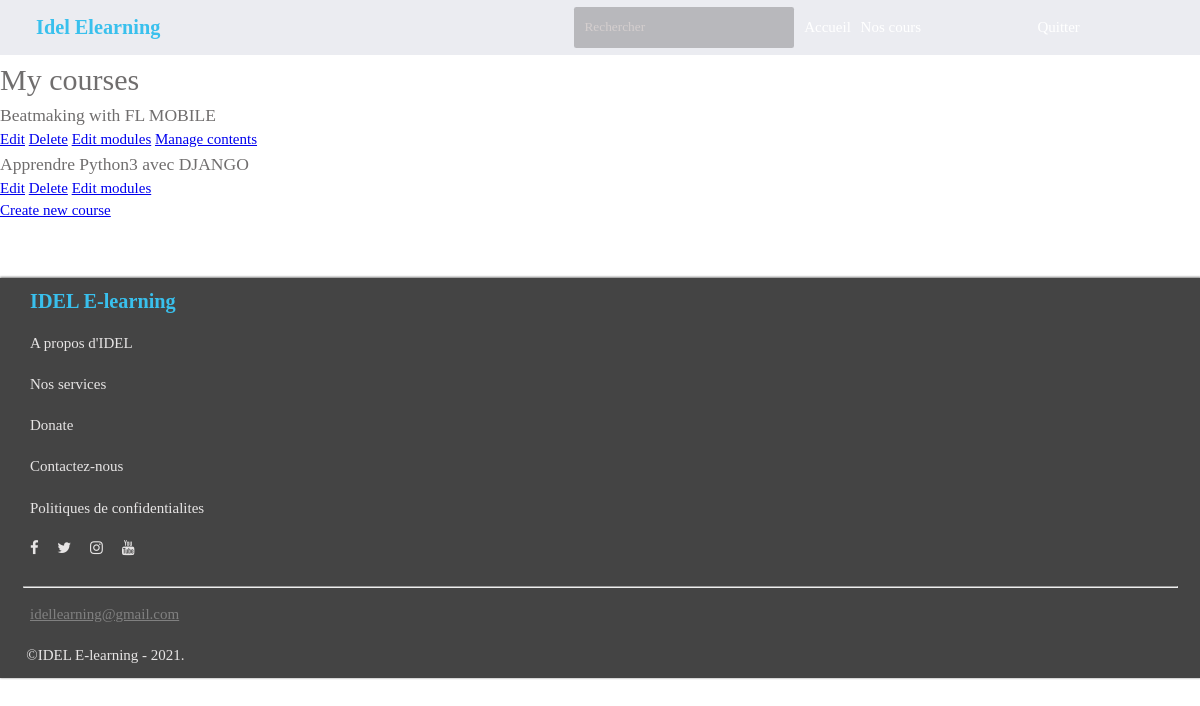
Page /courses/mine/ (signed in) on the earlier database version.
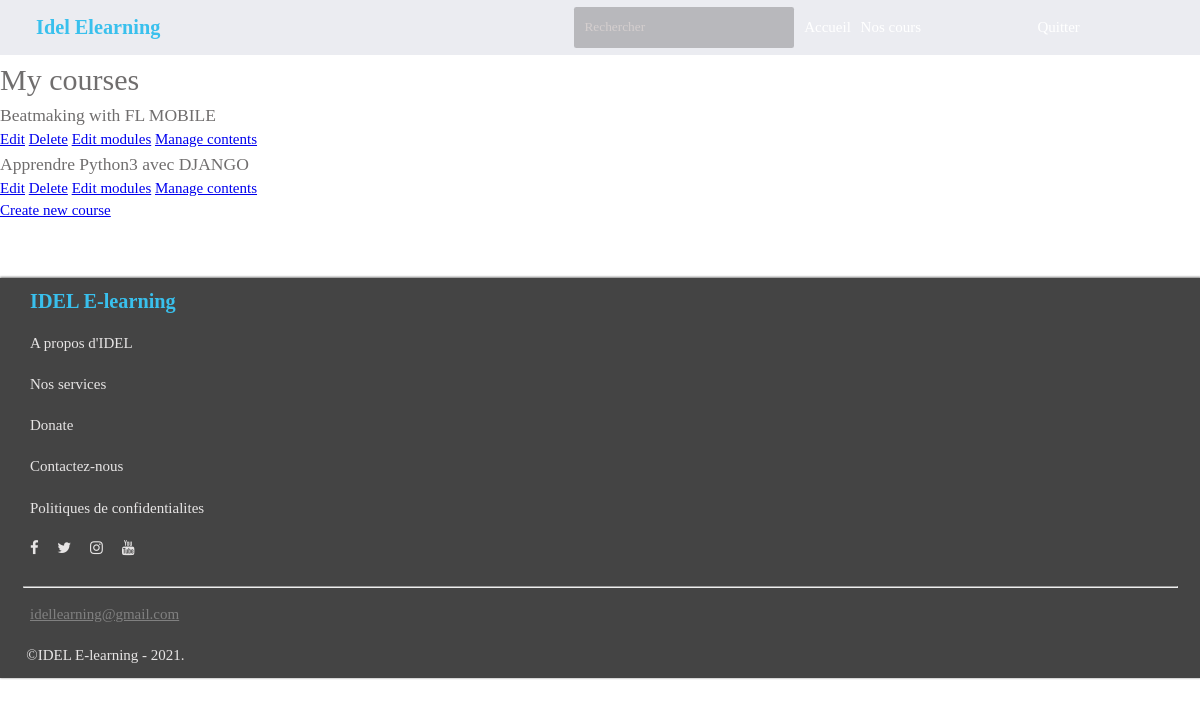
Same page on the later database version.
### courses/models.py (models this page shows, shortened)
class Course(models.Model):
    students = models.ManyToManyField(User, related_name='course_joined', blank=True)
    owner = models.ForeignKey(User, on_delete=models.CASCADE, related_name='course_created')
    subject = models.ForeignKey(Subject, on_delete=models.CASCADE, related_name='courses')
    title = models.CharField(max_length=200)
    slug = models.SlugField(max_length=200, unique=True)
    views = models.PositiveIntegerField(default=1)
    price = models.PositiveIntegerField(null=True, blank=True)
    photo = models.ImageField(upload_to='images/')
    paid = models.BooleanField(default=False)
    overview = models.TextField()
    created = models.DateTimeField(auto_now_add=True)
    class Meta:
        ordering = ['created']

### courses/views.py (the view)
# urls.py: path('mine/', views.ManageCourseListView.as_view(), name='manage_course_list'),
class ManageCourseListView(OwnerCourseMixin, ListView):
    template_name = 'courses/manage/course/list.html'
    permission_required = 'courses.view_course'

### courses/views.py (called while the page is built)
    def get_queryset(self):
        qs = super().get_queryset()
        return qs.filter(owner=self.request.user)

### courses/templates/courses/manage/course/list.html (shortened to what this page needs)
{% extends 'base.html' %}
{% block content %}
    <h1>My courses</h1>
    <div>
        {% for course in object_list %}
            <div>
                <h3>{{ course.title }}</h3>
                <p>
                    <a href="{% url 'course_edit' course.id %}">Edit</a>
                    <a href="{% url 'course_delete' course.id %}">Delete</a>
                    <a href="{% url 'course_module_update' course.id %}">Edit modules</a>
                    {% if course.modules.count > 0 %}
                        <a href="{% url 'module_content_list' course.modules.first.id %}">Manage contents</a>
                    {% endif %}
                </p>
            </div>
            {% empty %}
            <p>You have not created any courss yet.</p>
        {% endfor %}
        <p>
            <a href="{% url 'course_create' %}">Create new course</a>
        </p>
    </div>
{% endblock %}

### templates/base.html (shortened to what this page needs)
{% load static %}
<!DOCTYPE html>
<html lang="fr">
{% load pwa %}
<head>
    <link rel="stylesheet" href="{% static 'font-awesome-4.7.0/css/font-awesome.css' %}">
    <link rel="stylesheet" href="{% static 'style.css' %}">
</head>
<body>
    {% block header%}
    <header>
        <nav class="navbar">
            <div class="navbar_l">
                <a href="" class="brand">Idel Elearning</a>
                <ul class="nav nav-toggler">
                    <li>
                        <form class="nav-form"><input type="text" placeholder="Rechercher"></form>
                    </li>
                    <li class="item">
                        <a class="link" href="{% url 'home' %}">Accueil</a>
                    </li>
                    <li class="item">
                        <a class="link" href="{% url 'course_list' %}">Nos cours</a>
                    </li>
                </ul>
            </div>
            <div class="">
                <ul class="nav nav-toggler">
                    {% if request.user.is_authenticated %}
                        <li><a class="link" href="{% url 'logout' %}">Quitter</a></li>
                    {% else %}
                        <li><a class="link btn b_yellow c_black" href="{% url 'student_login' %}">Nous-joindre</a></li>
                    {% endif %}
                </ul>
            </div>
        </nav>
    </header>
    {% endblock %}
    <div class="wrapper-fluid xxx">{% block content %}{% endblock %}</div>
    {% block footer %}
        <footer id="foo">
            <div class="wrapper">
                <h2 class="p-2 brand">IDEL E-learning</h2>
                <ul class="list-footer">
                    <li><a href="#">A propos d'IDEL</a></li>
                    <li><a href="#">Nos services</a></li>
                    <li><a href="#">Donate</a></li>
                    <li><a href="#">Contactez-nous</a></li>
                    <li><a href="#">Politiques de confidentialites</a></li>
                    <li>
                        <a href="#"><i class="fa fa-facebook"></i></a>
                        <a href="#"><i class="fa fa-twitter"></i></a>
                        <a href="#"><i class="fa fa-instagram"></i></a>
                        <a href="#"><i class="fa fa-youtube"></i></a>
                    </li>
                </ul>
                <hr style="background-color: #cccccc;">
                <p class="p-2" ><a href="mailto=#" style="color: grey;" >idellearning@gmail.com</a></p>
                <p class="p-1">&copy;IDEL E-learning - 2021.</p>
            </div>
        </footer>
    {% endblock %}
</body>
</html>

### static/style.css (style rules this page uses)
*, *::before, *::after { box-sizing: border-box; padding: 0; margin: 0; font-weight: 200; }
html, body { height: 100%; font-size: 15px; font-family: "jae"; color: rgb(112, 110, 110); line-height: 1.5; }
.navbar { position: fixed; top: 0; width: 100%; background: #EBECF1; z-index: 900; }
.brand { font-size: 1.35rem; padding: .25rem .5rem; font-weight: 600; text-decoration: none; line-height: 1.5; color: #39c0ed; }
.link { display: block; text-decoration: none; padding-top: .35rem; padding-bottom: .35rem; color: #ffffff; }
.nav .nav-form { display: block; width: 100%; }
.nav-form [type="text"] { width: 100%; padding: .42em .7rem; border: transparent; outline: 0; background: #00000038; color: #ffffff; height: calc(2rem + .60rem + 2px); border-radius: .15rem; line-height: 1; font-family: 'jae'; }
::placeholder { color: #d4cece; }
.text-none, .brand, a.btn, .link { text-decoration: none; }
.xxx { padding-top: calc(2.45rem + 1.2rem + 2px); }
.wrapper, .wrapper-fluid { display: flex; flex-direction: column; }
.p-1 { padding: .25rem; }
.p-2 { padding: .5rem; }
#foo { background-color: #444444; box-shadow: 0 -1px 2px .5px grey ; color: #e7e5e5; margin-top: 3.75rem; }
#foo .wrapper > * { margin-bottom: .5rem; }
.list-footer { list-style: none; }
.list-footer li { margin-bottom: 1.25rem; }
.list-footer li a { text-decoration: none; padding: .5rem; color: inherit; }

### static/style3.css (style rules this page uses)
@media (min-width: 567px) { html { font-size: 15px; } }
@media (min-width: 567px) { .navbar, .navbar_l, .navbar_r, .nav { display: flex; align-items: center; list-style: none; } }
@media (min-width: 567px) { .navbar_l { box-sizing: border-box; width: 75vw; justify-content: space-between; } }
@media (min-width: 567px) { .navbar { left: 0; right: 0; padding: .25rem 1.5rem .25rem 1.5rem; height: calc(2.4rem + 1.10rem + 2px); justify-content: center; z-index: 500; } }
@media (min-width: 567px) { .link { display: block; font-size: 1rem; margin-left: .65rem; text-align: center; } }
@media (min-width: 567px) { .nav { display: flex; justify-content: flex-end; padding-top: .30rem; padding-bottom: .30rem; padding-right: .5rem; } }
@media (min-width: 567px) { .nav li:first-child { margin-left: 1rem; width: calc(4.5rem + 4.5rem + 5.7rem); } }
@media (min-width: 567px) { .wrapper { padding-left: 1.5rem; padding-right: 1.5rem; } }

Differences in the rows shown:
changed Course "Apprendre Python3 avec DJANGO": now shows "Manage contents"
